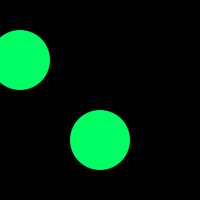
Frame 1 (no input)
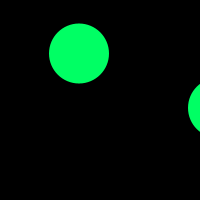
Frame 60 (the mouse pressed at the canvas centre just before this capture)
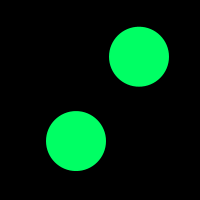
Frame 120 (the mouse held since frame 60 and released just before this capture)

The Processing sketch that drew these frames (run headless with seeded random() and noise(); from frame 60 on, the mouse is pressed at the canvas centre):

// Processing sketch: oop_4
// ── oop_4.pde
// learning oop
// adding variation to the objects

Bubble myBubble1; // Declare an object.
Bubble myBubble2;

void setup() {
  myBubble1 = new Bubble(20, 60, 1, 2);// Initialize object.
  myBubble2 = new Bubble(100, 140, 2, 4);// Initialize object.  
  
  size(200,200);
}

void draw() {
  background(0);
  smooth();  

  // Call methods on the objects

  myBubble1.display();
  myBubble1.move();
  myBubble2.display();
  myBubble2.move();
}


class Bubble { 
  // data
  float xPos;
  float yPos;
  float xSpeed;
  float ySpeed;
  
  float xWidth;
  float yHeight;
  
  // float transparency; // can't get alpha to work, so leave this out for now
  color col; // colour
  
  // constructor, defined with arguments
  Bubble (float xPos_, float yPos_, float xSpeed_, float ySpeed_) { // use xyz_ to denote a temporary local variable
    //xPos = width/2;
    //yPos = height/2;
    
    xPos = xPos_;
    yPos = yPos_;
    xSpeed = xSpeed_;
    ySpeed = ySpeed_;

    
    xWidth = 60;
    yHeight = 60;
    
    // transparency = 50;
    col = color(0, 255, 100);    
  }  
  
  // methods
  void display() {
    ellipseMode(CENTER);
    noStroke();
    fill(col);
    ellipse(xPos, yPos, xWidth, yHeight); 
  }
  
  void move() {
    xPos = xPos + xSpeed;
    
    yPos = yPos + random(-1,1)*ySpeed; // more of a jiggle factor than speed
    
    if (xPos > (width + (xWidth / 2))) {
      xPos = -(xWidth / 2);
    }
    
    // probably should have a test for y as well...
    
  }  
  
  
}
